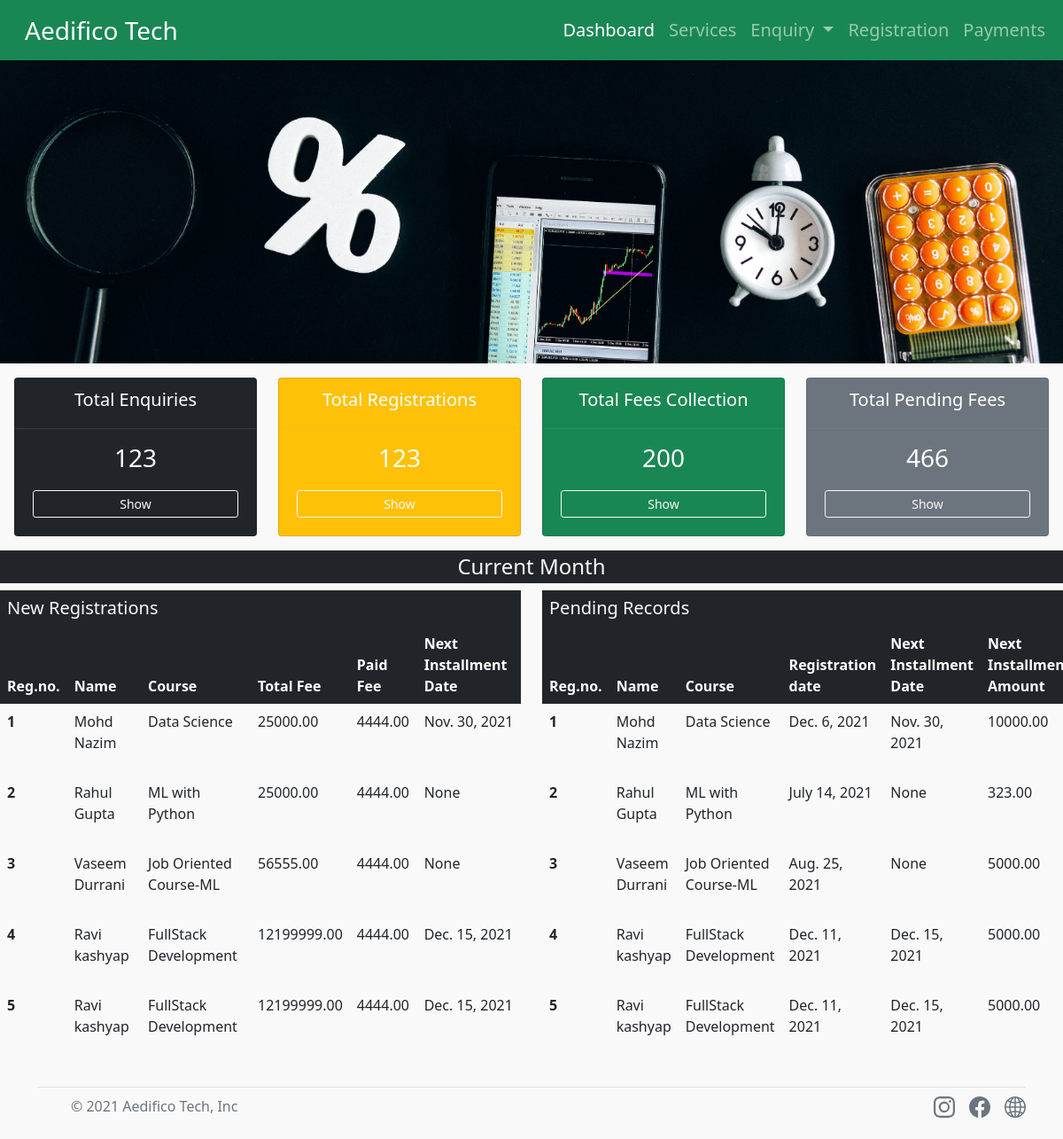
The page /crm/ on the database its author committed.
### crm/models.py (models this page shows, shortened)
class Registration(models.Model):
    registration_no = models.AutoField(primary_key=True)
    student_firstname = models.CharField(max_length=50, default="")
    student_lastname = models.CharField(max_length=50, default="")
    email = models.EmailField(max_length=100, default="")
    phone = models.IntegerField(default="")
    father_name = models.CharField(max_length=50, default="")
    father_phone = models.IntegerField()
    perm_add = models.CharField(max_length=200, default="")
    corres_add = models.CharField(max_length=100)
    course_name = models.CharField(max_length=50, default="")
    duration = models.CharField(max_length=50, default="")
    registration_date = models.DateField()
    ba_id = models.CharField(max_length=50, default="")
    enroll_id = models.CharField(max_length=50, default="")
    counsellor = models.CharField(max_length=50, default="")
    photo = models.ImageField(null=True, blank=True, upload_to="media/crm/photo")
    aadhar_front = models.ImageField(null=True, blank=True, upload_to="media/crm/aadhar_front")
    aadhar_back = models.ImageField(null=True, blank=True, upload_to="media/crm/aadhar_back")
    total_fee = models.DecimalField(decimal_places=2, max_digits=10)
    paid_fee = models.DecimalField(decimal_places=2, max_digits=10)
    first_installment_amt = models.DecimalField(null=True, decimal_places=2, max_digits=10)
    last_installment_date = models.DateField(null=True)
    payment_date = models.DateField()
    next_installment_date = models.DateField(null=True)
    next_installment_amt = models.DecimalField(null=True, decimal_places=2, max_digits=10)

### crm/views.py (the view)
# urls.py: path('', views.index, name='crm'),
def index(request):
    regs = Registration.objects.all()
    enquirys = Enquiry.objects.all()
    params = {'regs': regs, "enquirys": enquirys}
    return render(request, 'crm/index.html', params)

### crm/templates/crm/index.html (shortened to what this page needs)
{% extends 'crm/basic.html' %}
{% block content %}
{% load static %}
<nav class="navbar navbar-expand-lg navbar-dark bg-success">
    <div class="container-fluid">
        <a class="navbar-brand fs-3 px-3" href="#">
            Aedifico Tech</a>
        <div class="collapse navbar-collapse " id="navbarNav">
            <ul class="navbar-nav flex-row flex-wrap ms-md-auto">
                <li class="nav-item col-6 col-sm-auto">
                    <a class="nav-link active fs-5" aria-current="page" href="/crm">Dashboard</a>
                </li>
                <li class="nav-item col-6 col-sm-auto">
                    <a class="nav-link fs-5" href="{% url 'crm:services' %}">Services</a>
                </li>
                <li class="nav-item dropdown">
                    <a class="nav-link dropdown-toggle fs-5" href="{% url 'crm:enquiry' %}" id="navbarDropdown" role="button"
                       data-bs-toggle="dropdown" aria-expanded="false">
                        Enquiry
                    </a>
                </li>
                <li class="nav-item col-6 col-sm-auto">
                    <a class="nav-link fs-5" href="{% url 'crm:registration' %}">Registration</a>
                </li>
                <li class="nav-item col-6 col-sm-auto">
                    <a class="nav-link fs-5" href="{% url 'crm:payment_search' %}">Payments</a>
                </li>
            </ul>
        </div>
    </div>
</nav>
<div class="container-fluid px-0 mx-0 ">
    <img src='{% static "crm/jumbo1_new.jpg" %}' class="img-fluid">
</div>
<div class="row p-3 pb-0">
    <div class="col">
        <div class="col-md">
            <div class="card text-center text-white mb-3 bg-dark" id="total-orders">
                <div class="card-header">
                    <h5 class="card-title">Total Enquiries</h5>
                </div>
                <div class="card-body d-grid gap-2">
                    <h3 class="card-title">123</h3>
                    <a class="btn btn-outline-light m-1 btn-sm" data-bs-toggle="modal"
                       data-bs-target="#enq">Show</a>
                </div>
            </div>
        </div>
    </div>
    <div class="col">
        <div class="col-md">
            <div class="card text-center text-white  mb-3 bg-warning" id="total_customers">
                <div class="card-header">
                    <h5 class="card-title">Total Registrations</h5>
                </div>
                <div class="card-body d-grid gap-2">
                    <h3 class="card-title">123</h3>
                    <a class="btn btn-outline-light m-1 btn-sm" data-bs-toggle="modal"
                       data-bs-target="#reg">Show</a>
                </div>
            </div>
        </div>
    </div>
    <div class="col">
        <div class="col-md">
            <div class="card text-center text-white mb-3 bg-success" id="orders-delivered">
                <div class="card-header ">
                    <h5 class="card-title">Total Fees Collection</h5>
                </div>
                <div class="card-body d-grid gap-2">
                    <h3 class="card-title">200</h3>
                    <a href="#" class="btn btn-outline-light m-1 btn-sm" data-bs-toggle="modal"
                       data-bs-target="#fees">Show</a>
                </div>
            </div>
        </div>
    </div>
    <div class="col">
        <div class="col-md">
            <div class="card text-center text-white mb-3 bg-secondary" id="orders-pending">
                <div class="card-header">
                    <h5 class="card-title">Total Pending Fees</h5>
                </div>
                <div class="card-body d-grid gap-2">
                    <h3 class="card-title">466</h3>
                    <a href="#" class="btn btn-outline-light m-1 btn-sm" data-bs-toggle="modal"
                       data-bs-target="#pend">Show</a>
                </div>
            </div>
        </div>
    </div>
</div>
<div class="container-fluid p-0">
    <div class="row">
        <h4 class="py-1 text-light text-center bg-dark">Current Month</h4>
        <div class="col-lg-6">
            <h5 class="p-2 m-0 text-light bg-dark">New Registrations</h5>
            <table class="table table-borderless table-hover p-2 m-0 ">
                <thead class="table-dark">
                <tr>
                    <th scope="col">Reg.no.</th>
                    <th scope="col">Name</th>
                    <th scope="col">Course</th>
                    <th scope="col">Total Fee</th>
                    <th scope="col">Paid Fee</th>
                    <th scope="col">Next Installment Date</th>
                </tr>
                </thead>
                <tbody>
                {% for reg in regs %}
                <tr>
                    <th scope="row">{{reg.registration_no}}</th>
                    <td><p>{{reg.student_firstname}} {{reg.student_lastname}}</p></td>
                    <td>{{reg.course_name}}</td>
                    <td>{{reg.total_fee}}</td>
                    <td>{{reg.paid_fee}}</td>
                    <td>{{reg.next_installment_date}}</td>
                </tr>
                {% endfor %}
                </tbody>
            </table>
        </div>
        <div class="col-lg-6 ">
            <h5 class="p-2 m-0 text-light bg-dark">Pending Records</h5>
            <table class="table table-borderless table-hover">
                <thead class="table-dark">
                <tr>
                    <th scope="col">Reg.no.</th>
                    <th scope="col">Name</th>
                    <th scope="col">Course</th>
                    <th scope="col">Registration date</th>
                    <th scope="col">Next Installment Date</th>
                    <th scope="col">Next Installment Amount</th>
                </tr>
                </thead>
                <tbody>
                {% for reg in regs %}
                <tr>
                    <th scope="row">{{reg.registration_no}}</th>
                    <td><p>{{reg.student_firstname}} {{reg.student_lastname}}</p></td>
                    <td>{{reg.course_name}}</td>
                    <td>{{reg.registration_date}}</td>
                    <td>{{reg.next_installment_date}}</td>
                    <td>{{reg.next_installment_amt}}</td>
                </tr>
                {% endfor %}
                </tbody>
            </table>
        </div>
    </div>
    {% endblock %}

### crm/templates/crm/basic.html (shortened to what this page needs)
<!doctype html>
<html lang="en">
<head>
    <link href="https://cdn.jsdelivr.net/npm/bootstrap@5.1.3/dist/css/bootstrap.min.css" rel="stylesheet"
>
</head>
<body>
{% block content %}
{% endblock %}
<div class="container">
    <footer class="d-flex flex-wrap justify-content-between align-items-center py-2 my-3 border-top ">
        <div class="col-md-4 d-flex align-items-center">
            <a href="/" class="mb-3 me-2 mb-md-0 text-muted text-decoration-none lh-1">
                <svg class="bi" width="30" height="24">
                    <use xlink:href="#bootstrap"></use>
                </svg>
            </a>
            <span class="text-muted text-center">© 2021 Aedifico Tech, Inc</span>
        </div>
        <ul class="nav col-md-4 justify-content-end list-unstyled d-flex">
            <li class="ms-3"><a class="text-muted" href="https://www.instagram.com/aedificotech/?hl=en">
            </a></li>
            <li class="ms-3"><a class="text-muted" href="https://www.facebook.com/Aedificotech/">
            </a></li>
            <li class="ms-3"><a class="text-muted"
                                href="https://aedificogroup.com/corporate-training-2/aedifico-corporate-training-image/">
            </a></li>
        </ul>
    </footer>
</div>
</body>
</html>

### crm/templates/crm/basic.html (style rules this page uses)
body { background-color: #f9f9fa }
.card { background: #fff; border-width: 0; border-radius: .25rem; box-shadow: 0 1px 3px rgba(0, 0, 0, .05); margin-bottom: 1.5rem }
.card { position: relative; display: flex; flex-direction: column; min-width: 0; word-wrap: break-word; background-color: #fff; background-clip: border-box; border: 1px solid rgba(19, 24, 44, .125); border-radius: .25rem }
.card-header { padding: .75rem 1.25rem; margin-bottom: 0; background-color: rgba(19, 24, 44, .03); border-bottom: 1px solid rgba(19, 24, 44, .125) }
.card-header:first-child { border-radius: calc(.25rem - 1px) calc(.25rem - 1px) 0 0 }
card-footer, .card-header { background-color: transparent; border-color: rgba(160, 175, 185, .15); background-clip: padding-box }

### rows shown on the page
Registration: registration_no "1", student_firstname "Mohd", student_lastname "Nazim", course_name "Data Science", total_fee "25000.00", paid_fee "4444.00", next_installment_date "Nov. 30, 2021", registration_date "Dec. 6, 2021", next_installment_amt "10000.00"
Registration: registration_no "2", student_firstname "Rahul", student_lastname "Gupta", course_name "ML with Python", total_fee "25000.00", paid_fee "4444.00", next_installment_date "None", registration_date "July 14, 2021", next_installment_amt "323.00"
Registration: registration_no "3", student_firstname "Vaseem", student_lastname "Durrani", course_name "Job Oriented Course-ML", total_fee "56555.00", paid_fee "4444.00", next_installment_date "None", registration_date "Aug. 25, 2021", next_installment_amt "5000.00"
Registration: registration_no "4", student_firstname "Ravi", student_lastname "kashyap", course_name "FullStack Development", total_fee "12199999.00", paid_fee "4444.00", next_installment_date "Dec. 15, 2021", registration_date "Dec. 11, 2021", next_installment_amt "5000.00"
Registration: registration_no "5", student_firstname "Ravi", student_lastname "kashyap", course_name "FullStack Development", total_fee "12199999.00", paid_fee "4444.00", next_installment_date "Dec. 15, 2021", registration_date "Dec. 11, 2021", next_installment_amt "5000.00"
